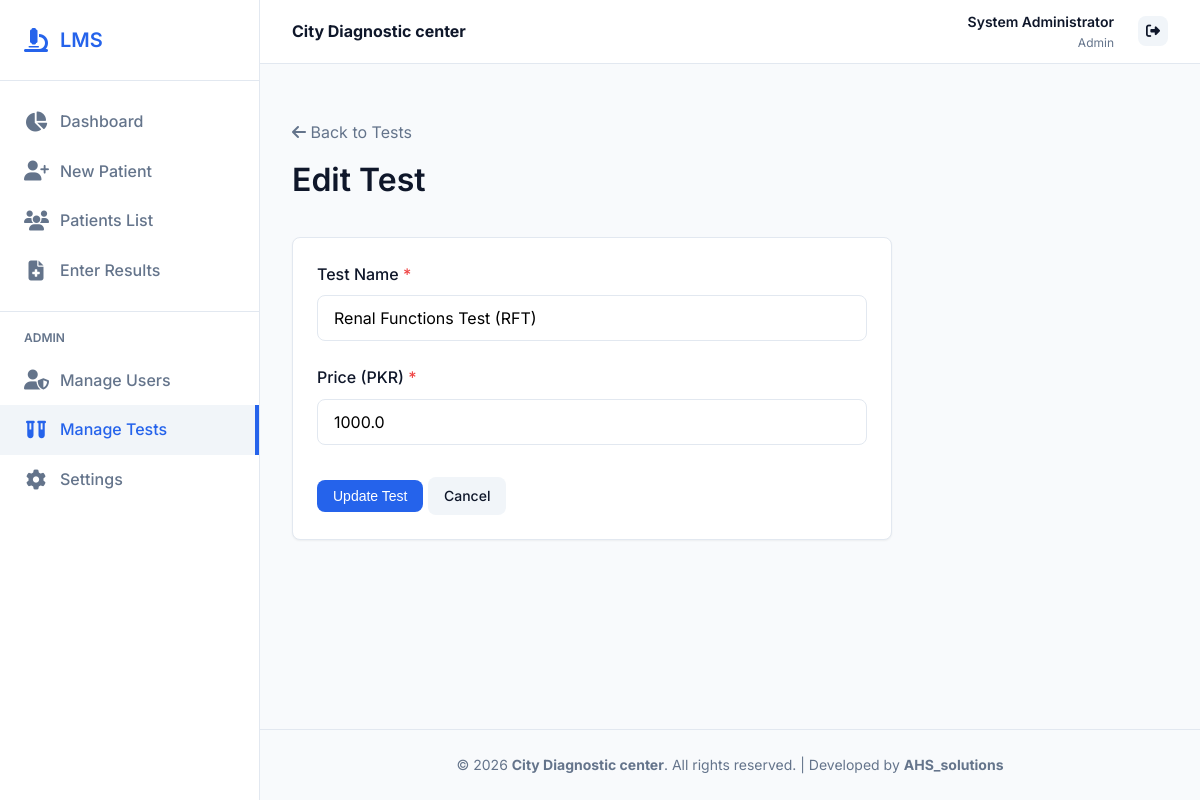
Page /tests/1/edit (signed in) on the committed database.
### models.py (models this page shows)
class Setting(db.Model):
    id = db.Column(db.Integer, primary_key=True)
    key = db.Column(db.String(50), unique=True, nullable=False)
    value = db.Column(db.String(255), nullable=False)

class User(db.Model, UserMixin):
    id = db.Column(db.Integer, primary_key=True)
    username = db.Column(db.String(50), unique=True, nullable=False)
    password_hash = db.Column(db.String(255), nullable=False)
    role = db.Column(db.String(50), nullable=False) # Admin, Receptionist, Lab Technician, Technologist, Pathologist
    name = db.Column(db.String(100), nullable=False)

class Test(db.Model):
    id = db.Column(db.Integer, primary_key=True)
    name = db.Column(db.String(100), nullable=False)
    price = db.Column(db.Float, nullable=False)
    parameters = db.relationship('Parameter', backref='test', lazy=True, cascade="all, delete-orphan")
    patient_tests = db.relationship('PatientTest', backref='test', lazy=True)

### app.py (the view)
@app.route('/tests/<int:test_id>/edit', methods=['GET', 'POST'])
@login_required
@role_required('Admin')
def test_edit(test_id):
    test = Test.query.get_or_404(test_id)
    if request.method == 'POST':
        test.name = request.form.get('name')
        test.price = float(request.form.get('price'))
        db.session.commit()
        flash('Test updated successfully!', 'success')
        return redirect(url_for('test_list'))
    return render_template('tests/form.html', test=test)

### app.py (called while the page is built)
@login_manager.user_loader
def load_user(user_id):
    return User.query.get(int(user_id))

def role_required(*roles):
    def decorator(f):
        @wraps(f)
        def decorated_function(*args, **kwargs):
            if not current_user.is_authenticated:
                return redirect(url_for('login', next=request.url))
            if current_user.role not in roles and current_user.role != 'Admin':
                flash('You do not have permission to access this page.', 'error')
                return redirect(url_for('dashboard'))
            return f(*args, **kwargs)
        return decorated_function
    return decorator

@app.context_processor
def inject_globals():
    settings = {}
    try:
        all_settings = Setting.query.all()
        settings = {s.key: s.value for s in all_settings}
    except Exception:
        pass # In case table doesn't exist yet during init
    lab_name = settings.get('lab_name', "Ideal Diagnostic Center")
    lab_address = settings.get('lab_address', "")
    lab_contact = settings.get('lab_contact', "")
    return dict(
        lab_name=lab_name,
        lab_address=lab_address,
        lab_contact=lab_contact,
        current_user=current_user,
        now=datetime.now()
    )

### templates/tests/form.html
{% extends "base.html" %}
{% block content %}
<div style="margin-bottom: 2rem;">
    <a href="{{ url_for('test_list') }}" style="color: var(--text-light); text-decoration: none; margin-bottom: 0.5rem; display: inline-block;">
        <i class="fa-solid fa-arrow-left"></i> Back to Tests
    </a>
    <h1>{% if test %}Edit Test{% else %}Add New Test{% endif %}</h1>
</div>
<div class="card" style="max-width: 600px;">
    <form method="POST">
        <div class="form-group">
            <label class="form-label" for="name">Test Name <span style="color: var(--danger);">*</span></label>
            <input type="text" id="name" name="name" class="form-control" value="{{ test.name if test else '' }}" required>
        </div>
        <div class="form-group">
            <label class="form-label" for="price">Price (PKR) <span style="color: var(--danger);">*</span></label>
            <input type="number" id="price" name="price" class="form-control" value="{{ test.price if test else '' }}" step="0.01" min="0" required>
        </div>
        <div style="margin-top: 2rem;">
            <button type="submit" class="btn btn-primary">{% if test %}Update Test{% else %}Save Test{% endif %}</button>
            <a href="{{ url_for('test_list') }}" class="btn btn-secondary">Cancel</a>
        </div>
    </form>
</div>
{% endblock %}

### templates/base.html (shortened to what this page needs)
<!DOCTYPE html>
<html lang="en">
<head>
    <link rel="stylesheet" href="https://cdnjs.cloudflare.com/ajax/libs/font-awesome/6.4.0/css/all.min.css">
    <link rel="stylesheet" href="{{ url_for('static', filename='css/style.css') }}">
</head>
<body>
    <div class="app-container">
        {% if current_user.is_authenticated %}
        <aside class="sidebar no-print">
            <div class="sidebar-header">
                <i class="fa-solid fa-microscope" style="color: var(--primary-color); font-size: 1.5rem;"></i>
                <h2>LMS</h2>
            </div>
            <nav class="sidebar-nav">
                <a href="{{ url_for('dashboard') }}" class="nav-item {% if request.endpoint == 'dashboard' %}active{% endif %}">
                    <i class="fa-solid fa-chart-pie"></i>
                    Dashboard
                </a>
                {% if current_user.role in ['Admin', 'Receptionist'] %}
                <a href="{{ url_for('patient_new') }}" class="nav-item {% if 'patient_new' in request.endpoint %}active{% endif %}">
                    <i class="fa-solid fa-user-plus"></i>
                    New Patient
                </a>
                {% endif %}
                <a href="{{ url_for('results_list') }}" class="nav-item {% if 'results_list' in request.endpoint %}active{% endif %}">
                    <i class="fa-solid fa-users"></i>
                    Patients List
                </a>
                {% if current_user.role in ['Admin', 'Lab Technician', 'Technologist', 'Pathologist'] %}
                <a href="{{ url_for('results_list') }}" class="nav-item {% if 'patient_results' in request.endpoint %}active{% endif %}">
                    <i class="fa-solid fa-file-medical"></i>
                    Enter Results
                </a>
                {% endif %}
                {% if current_user.role == 'Admin' %}
                <div style="border-top: 1px solid var(--border-color); margin: 1rem 0;"></div>
                <div style="padding: 0 1.5rem; font-size: 0.75rem; font-weight: 600; color: var(--text-light); text-transform: uppercase; margin-bottom: 0.5rem;">Admin</div>
                <a href="{{ url_for('manage_users') }}" class="nav-item {% if 'manage_users' in request.endpoint %}active{% endif %}">
                    <i class="fa-solid fa-user-shield"></i>
                    Manage Users
                </a>
                <a href="{{ url_for('test_list') }}" class="nav-item {% if 'test' in request.endpoint %}active{% endif %}">
                    <i class="fa-solid fa-vials"></i>
                    Manage Tests
                </a>
                <a href="{{ url_for('settings') }}" class="nav-item {% if 'settings' in request.endpoint %}active{% endif %}">
                    <i class="fa-solid fa-cog"></i>
                    Settings
                </a>
                {% endif %}
            </nav>
        </aside>
        {% endif %}
        <main class="main-content" {% if not current_user.is_authenticated %}style="margin-left: 0;"{% endif %}>
            {% if current_user.is_authenticated %}
            <header class="topbar no-print">
                <div class="lab-brand">
                    <strong>{{ lab_name }}</strong>
                </div>
                <div class="topbar-actions" style="display: flex; align-items: center; gap: 1.5rem;">
                    <div style="text-align: right;">
                        <div style="font-weight: 600; font-size: 0.875rem;">{{ current_user.name }}</div>
                        <div style="color: var(--text-light); font-size: 0.75rem;">{{ current_user.role }}</div>
                    </div>
                    <a href="{{ url_for('logout') }}" class="btn btn-secondary btn-icon" title="Logout"><i class="fa-solid fa-right-from-bracket"></i></a>
                </div>
            </header>
            {% endif %}
            <div class="content-wrapper">
                {% block content %}{% endblock %}
            </div>
            <footer class="no-print" style="text-align: center; padding: 1.5rem; border-top: 1px solid var(--border-color); color: var(--text-light); font-size: 0.875rem; margin-top: auto;">
                &copy; 2026 <strong>{{ lab_name }}</strong>. All rights reserved. | Developed by <strong>AHS_solutions</strong>
            </footer>
        </main>
    </div>
</body>
</html>

### static/css/style.css (style rules this page uses)
:root { --primary-color: #2563eb; --primary-hover: #1d4ed8; --secondary-color: #f1f5f9; --text-dark: #0f172a; --text-light: #64748b; --bg-light: #f8fafc; --white: #ffffff; --border-color: #e2e8f0; --success: #10b981; --danger: #ef4444; --warning: #f59e0b; --shadow-sm: 0 1px 2px 0 rgb(0 0 0 / 0.05); --shadow-md: 0 4px 6px -1px rgb(0 0 0 / 0.1), 0 2px 4px -2px rgb(0 0 0 / 0.1); --shadow-lg: 0 10px 15px -3px rgb(0 0 0 / 0.1), 0 4px 6px -4px rgb(0 0 0 / 0.1); --border-radius: 8px; --transition: all 0.3s ease; }
* { margin: 0; padding: 0; box-sizing: border-box; }
body { font-family: 'Inter', sans-serif; background-color: var(--bg-light); color: var(--text-dark); line-height: 1.6; }
h1, h2, h3, h4, h5, h6 { font-weight: 600; color: var(--text-dark); margin-bottom: 0.5rem; }
a { color: var(--primary-color); text-decoration: none; transition: var(--transition); }
.app-container { display: flex; min-height: 100vh; }
.sidebar { width: 260px; background-color: var(--white); border-right: 1px solid var(--border-color); display: flex; flex-direction: column; position: fixed; height: 100vh; overflow-y: auto; z-index: 100; }
.sidebar-header { padding: 1.5rem; border-bottom: 1px solid var(--border-color); display: flex; align-items: center; gap: 0.75rem; }
.sidebar-header h2 { font-size: 1.25rem; margin: 0; color: var(--primary-color); }
.sidebar-nav { padding: 1rem 0; flex: 1; }
.nav-item { padding: 0.75rem 1.5rem; display: flex; align-items: center; gap: 0.75rem; color: var(--text-light); font-weight: 500; transition: var(--transition); }
.nav-item:hover, .nav-item.active { background-color: var(--secondary-color); color: var(--primary-color); border-right: 4px solid var(--primary-color); }
.nav-item i { font-size: 1.25rem; width: 24px; text-align: center; }
.main-content { flex: 1; margin-left: 260px; display: flex; flex-direction: column; }
.topbar { height: 64px; background-color: var(--white); border-bottom: 1px solid var(--border-color); display: flex; align-items: center; justify-content: space-between; padding: 0 2rem; position: sticky; top: 0; z-index: 90; }
.content-wrapper { padding: 2rem; flex: 1; }
.card { background-color: var(--white); border-radius: var(--border-radius); box-shadow: var(--shadow-sm); padding: 1.5rem; margin-bottom: 1.5rem; border: 1px solid var(--border-color); transition: var(--transition); }
.btn { display: inline-flex; align-items: center; justify-content: center; gap: 0.5rem; padding: 0.5rem 1rem; border-radius: var(--border-radius); font-weight: 500; cursor: pointer; transition: var(--transition); border: none; font-size: 0.875rem; }
.btn-primary { background-color: var(--primary-color); color: var(--white); }
.btn-secondary { background-color: var(--secondary-color); color: var(--text-dark); }
.btn-icon { padding: 0.5rem; }
.form-group { margin-bottom: 1.5rem; }
.form-label { display: block; margin-bottom: 0.5rem; font-weight: 500; color: var(--text-dark); }
.form-control { width: 100%; padding: 0.75rem 1rem; border: 1px solid var(--border-color); border-radius: var(--border-radius); font-family: inherit; font-size: 1rem; transition: var(--transition); }

### rows in the picture
Setting: value "City Diagnostic center"
User: name "System Administrator", role "Admin"
Test: name "Renal Functions Test (RFT)", price "1000.0"
